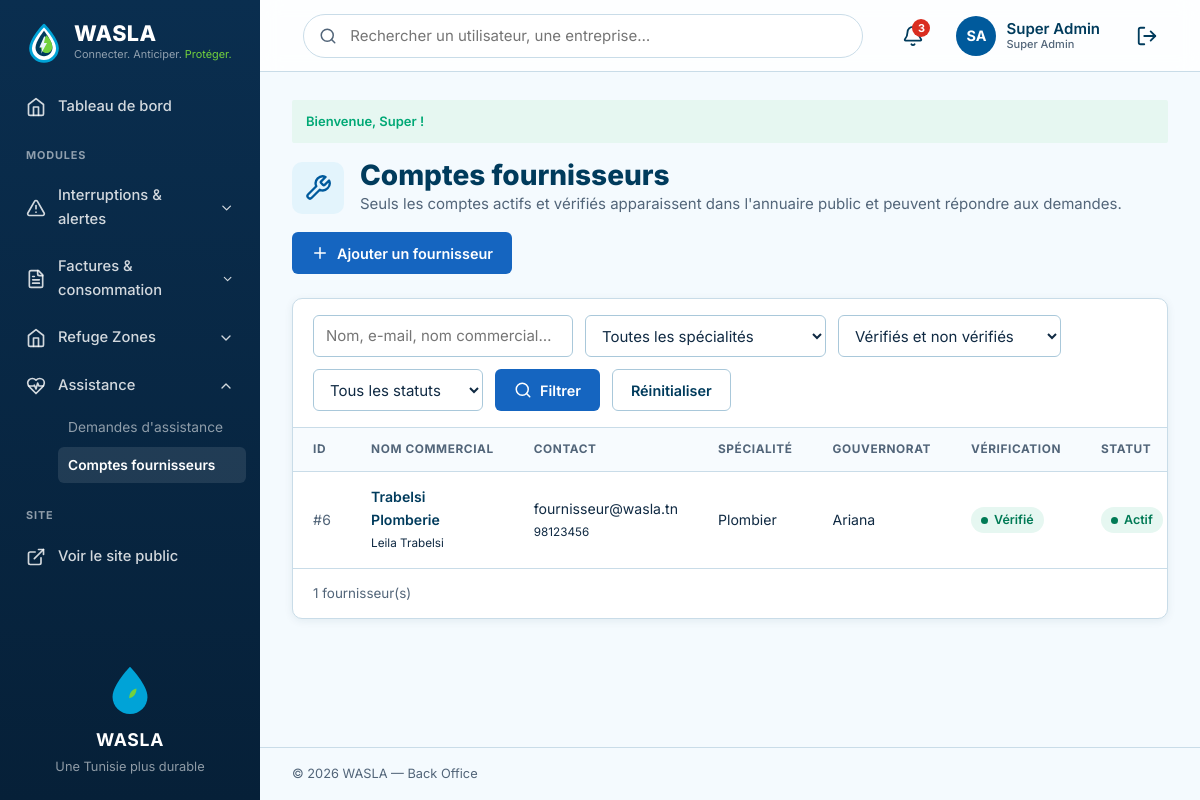
/index.php?action=admin-fournisseurs (signed in), run on the app's committed database.
### tables this page shows
CREATE TABLE IF NOT EXISTS utilisateur (
    id_utilisateur     INT          NOT NULL AUTO_INCREMENT,
    nom                VARCHAR(50)  NOT NULL,
    prenom             VARCHAR(50)  NOT NULL,
    email              VARCHAR(150) NOT NULL,
    telephone          VARCHAR(20)  NULL,
    mot_de_passe       VARCHAR(255) NOT NULL,
    role               ENUM('citoyen','admin','steg','sonede','entreprise','fournisseur')
                                    NOT NULL DEFAULT 'citoyen',
    statut_compte      ENUM('actif','suspendu') NOT NULL DEFAULT 'actif',
    id_zone            INT          NULL,
    adresse            VARCHAR(255) NULL,
     
    nom_organisation   VARCHAR(100) NULL,                  
    matricule_fiscal   VARCHAR(20)  NULL,                  
    secteur_activite   VARCHAR(60)  NULL,                  
    specialite         ENUM('electricien','plombier','maintenance','solaire','hydraulique') NULL,   
    description        TEXT         NULL,
    compte_verifie     TINYINT(1)   NOT NULL DEFAULT 0,    
    note_moyenne       DECIMAL(2,1) NULL,                  
    date_inscription   DATETIME     NOT NULL DEFAULT CURRENT_TIMESTAMP,
    derniere_connexion DATETIME     NULL,
    PRIMARY KEY (id_utilisateur),
    UNIQUE KEY uq_utilisateur_email (email),
    UNIQUE KEY uq_utilisateur_matricule (matricule_fiscal),
    KEY idx_utilisateur_role (role),
    KEY idx_utilisateur_specialite_zone (specialite, id_zone),
    CONSTRAINT chk_utilisateur_note CHECK (note_moyenne IS NULL OR (note_moyenne >= 0 AND note_moyenne <= 5)),
    CONSTRAINT fk_utilisateur_zone FOREIGN KEY (id_zone)
        REFERENCES zone (id_zone) ON DELETE SET NULL ON UPDATE CASCADE
);

CREATE TABLE IF NOT EXISTS zone (
    id_zone        INT          NOT NULL AUTO_INCREMENT,
    nom_zone       VARCHAR(100) NOT NULL,
    type_zone      ENUM('gouvernorat','delegation') NOT NULL DEFAULT 'gouvernorat',
    id_zone_parent INT          NULL,
    PRIMARY KEY (id_zone),
    UNIQUE KEY uq_zone_nom_parent (nom_zone, id_zone_parent),
    CONSTRAINT fk_zone_parent FOREIGN KEY (id_zone_parent)
        REFERENCES zone (id_zone) ON DELETE SET NULL ON UPDATE CASCADE
);

### views/backoffice/pages/fournisseurs/liste.php (the view, shortened to what the rows shown need)
        <div class="admin-page-head">
          <div class="admin-page-head__title">
            <div>
              <h1>Comptes fournisseurs</h1>
            </div>
          </div>
        </div>
        <section class="admin-card">
          <div class="admin-table-wrap">
            <table class="admin-table">
              <thead>
                <tr><th>ID</th><th>Nom commercial</th><th>Contact</th><th>Spécialité</th><th>Gouvernorat</th><th>Vérification</th><th>Statut</th><th>Actions</th></tr>
              </thead>
              <tbody>
<?php foreach ($fournisseurs as $f): $id = $f->getIdUtilisateur(); ?>
                <tr>
                  <td class="admin-table__id">#<?= $id ?></td>
                  <td><a class="admin-table__main" href="<?= url('admin-fournisseur-voir', ['id' => $id]) ?>"><?= e($f->getNomOrganisation() ?? '—') ?></a><br><small><?= e($f->getPrenom() . ' ' . $f->getNom()) ?></small></td>
                  <td><?= e($f->getEmail()) ?><br><small><?= e($f->getTelephone() ?? '—') ?></small></td>
                  <td><?= e(specialiteLabel($f->getSpecialite())) ?></td>
                  <td><?= e($f->getNomZone() ?? '—') ?></td>
                  <td><span class="admin-badge admin-badge--<?= $f->isCompteVerifie() ? 'ok' : 'warn' ?>"><?= $f->isCompteVerifie() ? 'Vérifié' : 'En attente' ?></span></td>
                  <td><span class="admin-badge admin-badge--<?= $f->getStatutCompte() === 'actif' ? 'ok' : 'danger' ?>"><?= $f->getStatutCompte() === 'actif' ? 'Actif' : 'Suspendu' ?></span></td>
                </tr>
<?php endforeach; ?>
              </tbody>
            </table>
          </div>
        </section>
<?php
require __DIR__ . '/../../layout.php';

### views/backoffice/partials/header.php (shortened to what the rows shown need)
      <header class="admin-topbar">
        <div class="admin-topbar__actions">
<?php $adminUser = AuthController::currentUser(); ?>
          <a class="admin-profile" href="<?= url(profilRoute($adminUser) ?? 'mon-compte') ?>" aria-label="Mon compte">
            <span class="admin-avatar"><?= e(initials($adminUser)) ?></span>
            <span class="admin-profile__name"><?= e($adminUser->getPrenom() . ' ' . $adminUser->getNom()) ?><small class="admin-profile__role"><?= e(roleLabel($adminUser->getRole())) ?></small></span>
          </a>
        </div>
      </header>

### data on the page
utilisateur: initials($adminUser) "SA", $adminUser->getPrenom() . ' ' . $adminUser->getNom() "Super Admin", role "Super Admin"
utilisateur: id_utilisateur "6", nom_organisation "Trabelsi Plomberie", $f->getPrenom() . ' ' . $f->getNom() "Leila Trabelsi", email "fournisseur@wasla.tn", telephone "98123456", specialite "Plombier", id_zone.nom_zone "Ariana", compte_verifie "Vérifié", statut_compte "Actif"

### other printed values
$group['label'] "Interruptions & alertes"
$group['label'] "Factures & consommation"
$group['label'] "Refuge Zones"
$group['label'] "Assistance"
$label "Demandes d'assistance"
$label "Comptes fournisseurs"
$flash['message'] "Bienvenue, Super !"
count($fournisseurs) "1"
